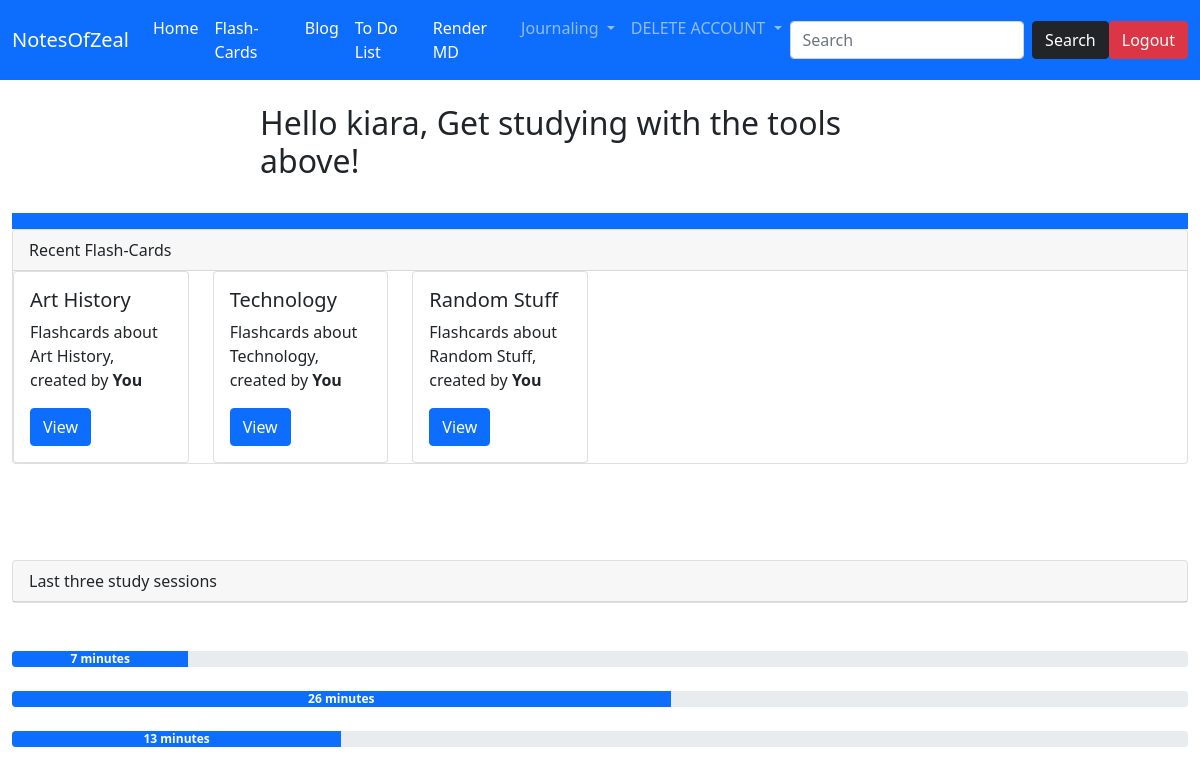
The app's page /home (signed in) with its own data.
### website/models.py (models this page shows)
class User(UserMixin, db.Model):
    id = db.Column(db.Integer, primary_key = True)
    username = db.Column(db.String(30), unique = True)
    email = db.Column(db.String(50), unique = True)
    password = db.Column(db.String(80))

class Flashcard(UserMixin, db.Model):
    id = db.Column(db.Integer, primary_key = True)
    owner = db.Column(db.String(64))
    fctitle = db.Column(db.String(64))
    fcterm =  db.Column(db.String(64))
    fcdesc = db.Column(db.String(5000))
    fcurl = db.Column(db.Integer)

### website/routes.py (the view)
@myobj.route("/home")
@login_required
def home():
    displaylist.clear()
    owner = current_user.username #Username needed for greeting
    thelist = listofurls() #list of user's flashcards' urls and titles --> Easy for rendering
    history = lastthreesessions(listofsessions(owner))
    return render_template('home.html', thelist = thelist, owner = owner, history = history)

### website/forms.py
class SearchForm(FlaskForm):
    searched = StringField("Searched", validators = [DataRequired()])
    submit = SubmitField("Submit")

### website/models.py (called while the page is built)
@logging.user_loader
def load_user(user_id):
    return User.query.get(int(user_id))

### website/routes.py (called while the page is built)
@myobj.context_processor
def base():
    form = SearchForm()
    return dict(form=form)

def listofurls():
    templist = []
    flashcards = Flashcard.query.filter_by(owner = current_user.username).all()
    for flashcard in flashcards:
        templist.append({'url': flashcard.fcurl, 'title':flashcard.fctitle})
    noduplicates = []
    for items in templist:
        if items not in noduplicates:
            noduplicates.append(items)
    return noduplicates

def listofsessions(username):
    templist = []
    if (Tracker.query.filter_by(username = username).first() == None):
        return []
    sessions = Tracker.query.filter_by(username = username).all()
    for eachsession in sessions:
        templist.append(eachsession.minutes)
    return templist

def lastthreesessions(list):
    finallist = []
    iterator = 1
    totalsum = 0
    while(iterator <= len(list) and iterator <= 3):
        finallist.append({"displaytime": f'{list[-iterator]} minutes' if list[-iterator] < 60 else f'{int(list[-iterator] / 60) } hours and {list[-iterator] % 60} minutes', 'percentage': list[-iterator]})
        totalsum += list[-iterator]
        iterator += 1
    for items in finallist:
        items['percentage'] = int((items['percentage'] / totalsum) * 100)
    return finallist

### website/templates/home.html (shortened to what this page needs)
{% extends 'base.html' %}
{% block content %}
<div class="bg-body rounded mx-auto" style="width: 680px;">
    <h2>Hello {{ current_user.username }}, Get studying with the tools above!</h2>
</div>
<br>
<nav class="navbar navbar-expand-lg navbar-dark bg-primary"></nav>
<div class="card">
    <div class="card-header">
      Recent Flash-Cards
    </div>
<div class="row">
    {% for items in thelist %}
    <div class="col-sm-2">
        <div class="card">
          <div class="card-body">
            <h5 class="card-title">{{ items.title }}</h5>
            <p class="card-text">Flashcards about {{ items.title }}, created by <b>You</b></p>
            <a href="/renderfc/{{ items.url }}" class="btn btn-primary">View</a>
          </div>
        </div>
      </div>
    {% endfor %}
</div>
</div>
<div class="card">
    <div class="card-header">
      Last three study sessions
    </div>
</div>
<br>
<br>
{% for items in history %}
<div class="progress">
  <div class="progress-bar" role="progressbar" style="width:{{ items.percentage }}%;" aria-valuenow="25" aria-valuemin="0" aria-valuemax="100"><strong>{{items.displaytime}}</strong></div>
</div>
{% endfor %}
{% endblock %}

### records on screen
User: username "kiara"
Flashcard: title "Art History"
Flashcard: title "Technology"
Flashcard: title "Random Stuff"

### other values on screen
{{ items.displaytime }} "7 minutes" "26 minutes" "13 minutes"
